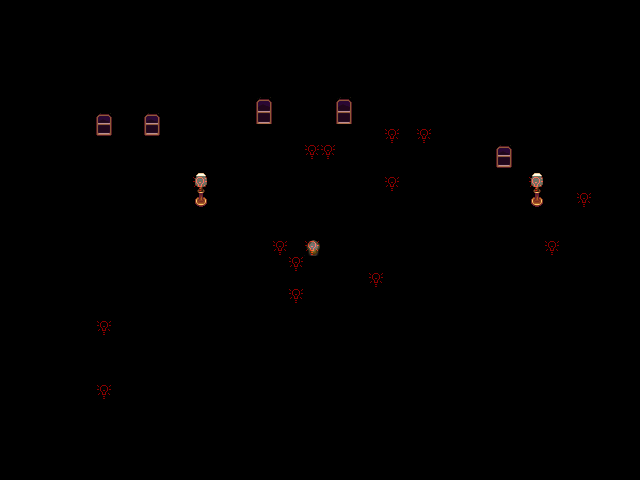

Rendered tile map (Tiled .tmx) drawn with the repository's tilesets; below, a short description and the map source with its tile grids summarised:
An orthogonal 40x30 tile map with 16x16 px tiles, 7 tile layers (Back, Back1, Buildings, Front, ...), 9 tilesets and 3 objects (3x TileData).

<map version="1.10" tiledversion="1.10.2" orientation="orthogonal" renderorder="right-down" width="40" height="30" tilewidth="16" tileheight="16" infinite="0" nextlayerid="26" nextobjectid="5">
 <properties>
  <property name="Doors" value="30 14 1 120 11 12 1 120 12 21 1 120" />
  <property name="Warp" value="21 20 Custom_Baldur_Village 55 46" />
 </properties>
 <tileset firstgid="1" name="townInterior" tilewidth="16" tileheight="16" tilecount="2176" columns="32">
  <image source="townInterior.png" width="512" height="1088" />
  <tile id="581">
   <animation>
    <frame tileid="581" duration="500" />
    <frame tileid="550" duration="500" />
    <frame tileid="581" duration="500" />
    <frame tileid="582" duration="500" />
   </animation>
  </tile>
 </tileset>
 <tileset firstgid="2177" name="1" tilewidth="16" tileheight="16" tilecount="2176" columns="32">
  <image source="townInterior.png" width="512" height="1088" />
 </tileset>
 <tileset firstgid="4353" name="2" tilewidth="16" tileheight="16" tilecount="1312" columns="32">
  <image source="townInterior_2.png" width="512" height="656" />
 </tileset>
 <tileset firstgid="5665" source="townInterior_2.tsx" />
 <tileset firstgid="6977" source="townInterior.tsx" />
 <tileset firstgid="9153" source="walls_and_floors.tsx" />
 <tileset firstgid="9713" source="furniture_3.tsx" />
 <tileset firstgid="10064" source="furniture.tsx" />
 <tileset firstgid="13040" name="paths" tilewidth="16" tileheight="16" tilecount="36" columns="4">
  <image source="paths.png" width="64" height="144" />
 </tileset>
 <layer id="1" name="Back" width="40" height="30">
  <data>[1200 cells, 0 non-empty, 0 distinct tile ids]</data>
 </layer>
 <layer id="22" name="Back1" width="40" height="30">
  <data>[1200 cells, 0 non-empty, 0 distinct tile ids]</data>
 </layer>
 <layer id="17" name="Buildings" width="40" height="30">
  <data>[1200 cells, 6 non-empty, 3 distinct tile ids]</data>
 </layer>
 <layer id="3" name="Front" width="40" height="30">
  <data>[1200 cells, 11 non-empty, 5 distinct tile ids]</data>
 </layer>
 <layer id="23" name="Front1" width="40" height="30">
  <data>[1200 cells, 0 non-empty, 0 distinct tile ids]</data>
 </layer>
 <layer id="18" name="AlwaysFront" width="40" height="30">
  <data>[1200 cells, 0 non-empty, 0 distinct tile ids]</data>
 </layer>
 <layer id="24" name="Paths" width="40" height="30">
  <data>[1200 cells, 16 non-empty, 1 distinct tile ids]</data>
 </layer>
 <objectgroup id="25" name="Buildings">
  <object id="1" name="TileData" x="176.667" y="191" width="16" height="16">
   <properties>
    <property name="Action" value="Door Wyll" />
   </properties>
  </object>
  <object id="2" name="TileData" x="193.667" y="335" width="16" height="16">
   <properties>
    <property name="Action" value="Door Karlach" />
   </properties>
  </object>
  <object id="3" name="TileData" x="481" y="222.667" width="16" height="16">
   <properties>
    <property name="Action" value="Door Yenna" />
   </properties>
  </object>
 </objectgroup>
</map>
